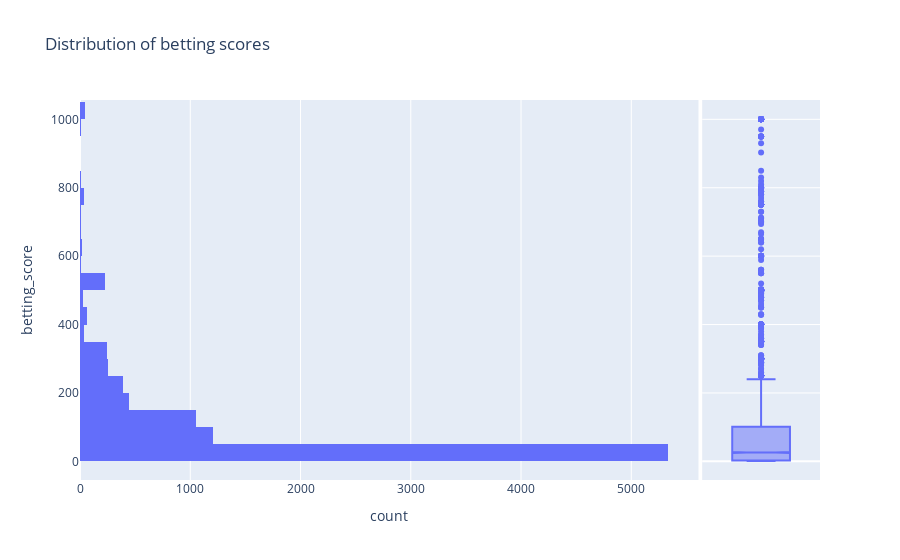

Here is the notebook cell this chart was saved with:
### Code cell
df = px.data.tips()
fig = px.histogram(df_prep_betting, y="betting_score", nbins=30, marginal='box', title = 'Distribution of betting scores')
fig.show()

### Figure 1 — Plotly figure (JSON) as saved in the notebook; plotly's stock layout.template omitted (floating-point values rounded to 4 significant figures; data arrays with more than 128 entries replaced by an {"elided": "..."} marker saying what was removed)
{"data": [{"bingroup": "y", "hovertemplate": "count=%{x}<br>betting_score=%{y}<extra></extra>", "legendgroup": "", "marker": {"color": "#636efa", "pattern": {"shape": ""}}, "name": "", "nbinsy": 30, "orientation": "h", "showlegend": false, "type": "histogram", "xaxis": "x", "y": {"elided": "9453 float values"}, "yaxis": "y"}, {"hovertemplate": "betting_score=%{y}<extra></extra>", "legendgroup": "", "marker": {"color": "#636efa"}, "name": "", "notched": true, "showlegend": false, "type": "box", "xaxis": "x2", "y": {"elided": "9453 float values"}, "yaxis": "y2"}], "layout": {"barmode": "relative", "legend": {"tracegroupgap": 0}, "title": {"text": "Distribution of betting scores"}, "xaxis": {"anchor": "y", "domain": [0, 0.8358], "title": {"text": "count"}}, "xaxis2": {"anchor": "y2", "domain": [0.8408, 1], "matches": "x2", "showgrid": false, "showline": false, "showticklabels": false, "ticks": ""}, "yaxis": {"anchor": "x", "domain": [0, 1], "title": {"text": "betting_score"}}, "yaxis2": {"anchor": "x2", "domain": [0, 1], "matches": "y", "showgrid": true, "showticklabels": false}}}
